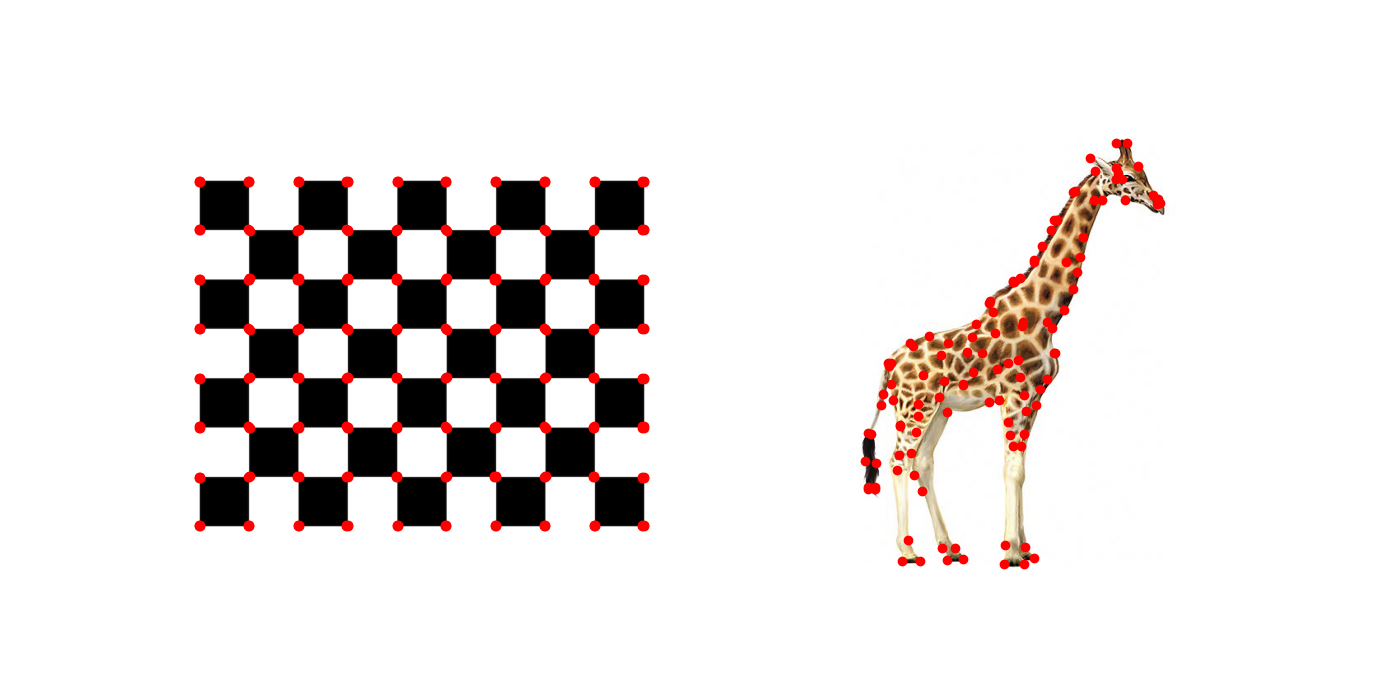
#> input picture 203135058_203764170_image_corners.png, 1400 x 700 px, given in place of atrium.avi, which was not available
$ python basic_video_processing.py
#> lines starting #> are read from the running program, lines starting #| are printed output that depends on the picture
"""Basic Video Processing methods."""
import os
import cv2

# Replace ID1 and ID2 with your IDs.
ID1 = '203135058'
ID2 = '203764170'

INPUT_VIDEO = 'atrium.avi'
GRAYSCALE_VIDEO = f'{ID1}_{ID2}_atrium_grayscale.avi'
BLACK_AND_WHITE_VIDEO = f'{ID1}_{ID2}_atrium_black_and_white.avi'
SOBEL_VIDEO = f'{ID1}_{ID2}_atrium_sobel.avi'


def get_video_parameters(capture: cv2.VideoCapture) -> dict:
    """Get an OpenCV capture object and extract its parameters.
    Args:
        capture: cv2.VideoCapture object. The input video's VideoCapture.
    Returns:
        parameters: dict. A dictionary of parameters names to their values.
    """
    fourcc = int(capture.get(cv2.CAP_PROP_FOURCC))
    fps = int(capture.get(cv2.CAP_PROP_FPS))
    height = int(capture.get(cv2.CAP_PROP_FRAME_HEIGHT))
    width = int(capture.get(cv2.CAP_PROP_FRAME_WIDTH))
    parameters = {"fourcc": fourcc, "fps": fps, "height": height, "width": width}
    return parameters


def convert_video_to_grayscale(input_video_path: str,
                               output_video_path: str) -> None:
    """Convert the video in the input path to grayscale.

    Use VideoCapture from OpenCV to open the video and read its
    parameters using the capture's get method.
    Open an output video using OpenCV's VideoWriter.
    Iterate over the frames. For each frame, convert it to gray scale,
    and save the frame to the new video.
    Make sure to close all relevant captures and to destroy all windows.

    Args:
        input_video_path: str. Path to input video.
        output_video_path: str. Path to output video.

    Additional References:
    (1) What are fourcc parameters:
    https://docs.microsoft.com/en-us/windows/win32/medfound/video-fourccs

    """
#> called with input_video_path = 'atrium.avi', output_video_path = '203135058_203764170_atrium_grayscale.avi'

    # read video
    capture = cv2.VideoCapture(input_video_path)

    # print get output - might need to do something else here
    capture_info = get_video_parameters(capture)

    # open a new video file
    new_video = cv2.VideoWriter(output_video_path, capture_info['fourcc'], capture_info['fps'], (capture_info['width'], capture_info['height']), 0)

    # read video frames and convert to grayscale
    success, image = capture.read()
#> image is the input picture: shape (700, 1400, 3); mean B, G, R 227.8, 228.9, 233.7
    count = 0
    while success:
        grayscale_image = cv2.cvtColor(image, cv2.COLOR_BGR2GRAY)
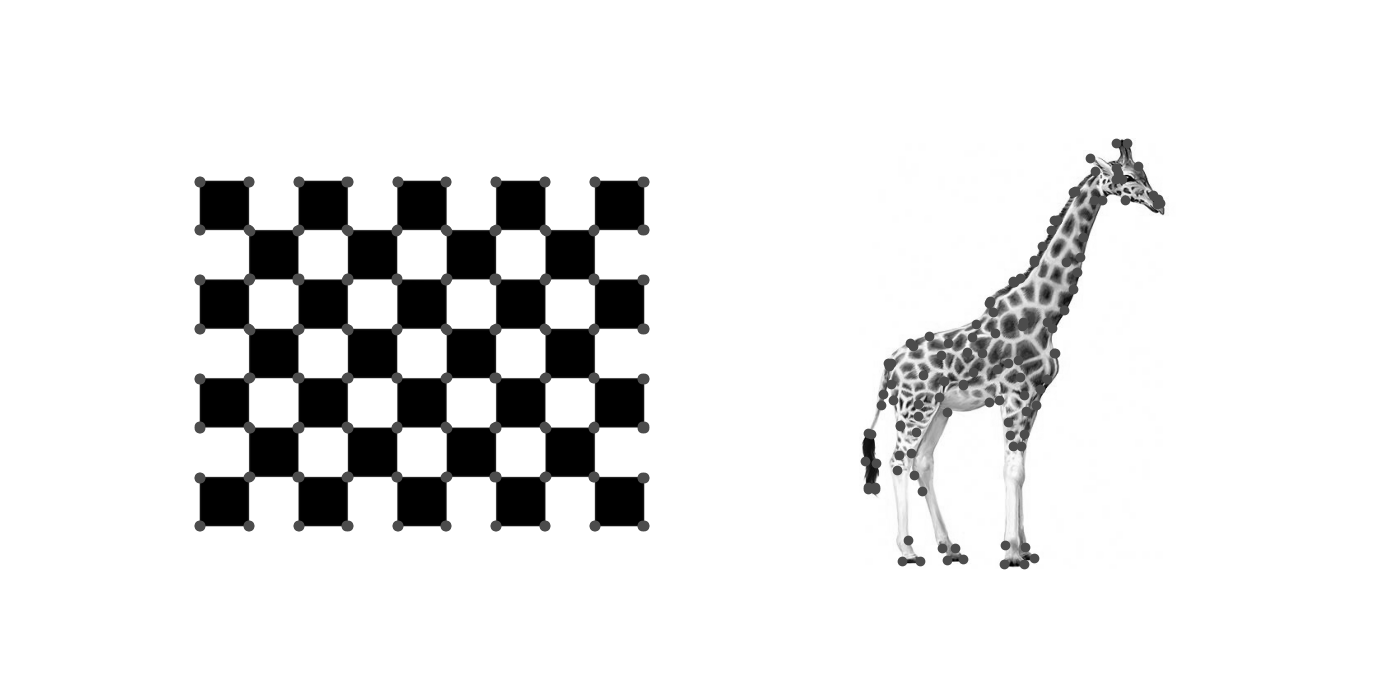
#> grayscale_image: shape (700, 1400); min 0, max 255, mean 230.2
        new_video.write(grayscale_image)
        success, image = capture.read()
        count += 1

    # release the video and close
    capture.release()
    new_video.release()
    cv2.destroyAllWindows()


# [102 lines left out: functions convert_video_to_black_and_white, convert_video_to_sobel, not called in this run]


def main():
    convert_video_to_grayscale(INPUT_VIDEO, GRAYSCALE_VIDEO)
    convert_video_to_black_and_white(INPUT_VIDEO, BLACK_AND_WHITE_VIDEO)
    convert_video_to_sobel(INPUT_VIDEO, SOBEL_VIDEO)


if __name__ == "__main__":
    main()

$ run again, on 203135058_203764170_response_black_and_white.png
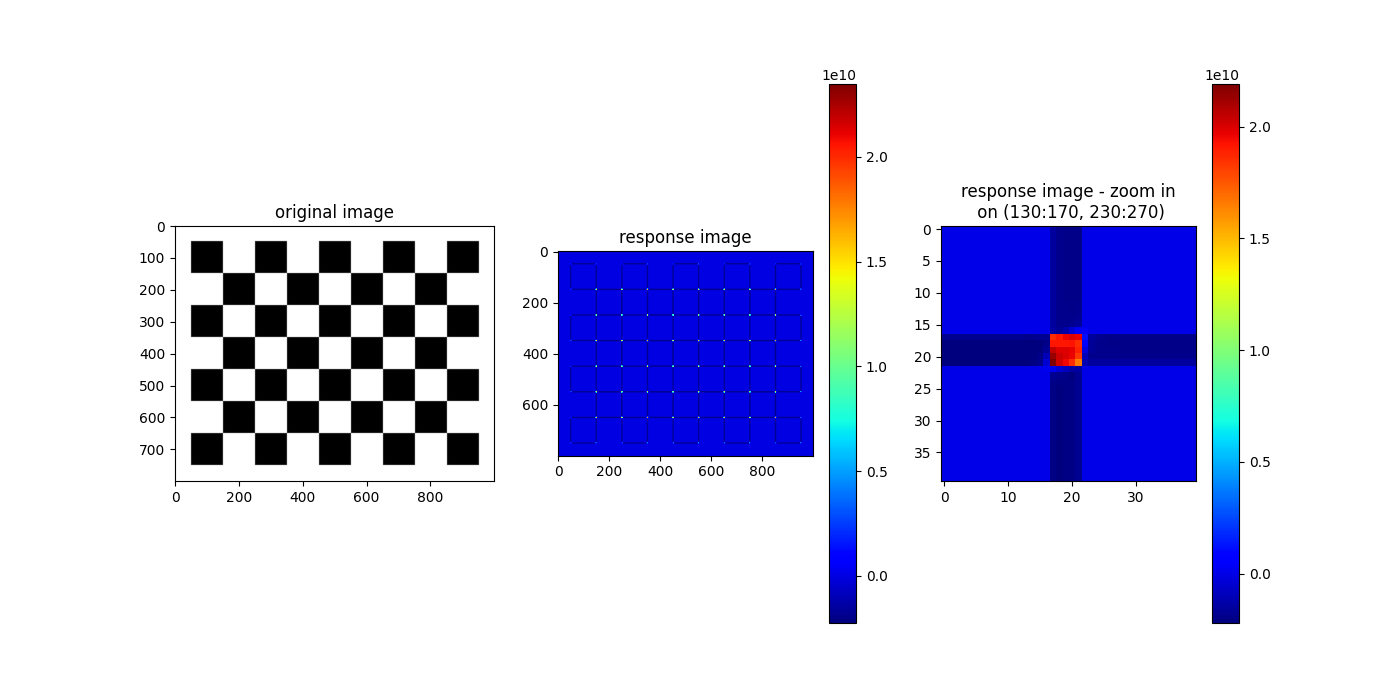
#> input picture 203135058_203764170_response_black_and_white.png, 1400 x 700 px, given in place of atrium.avi, which was not available
#> in convert_video_to_grayscale, image is the input picture: shape (700, 1400, 3); mean B, G, R 234.8, 209.9, 209.7
#> in convert_video_to_grayscale, `grayscale_image = cv2.cvtColor(image, cv2.COLOR_BGR2GRAY)`:
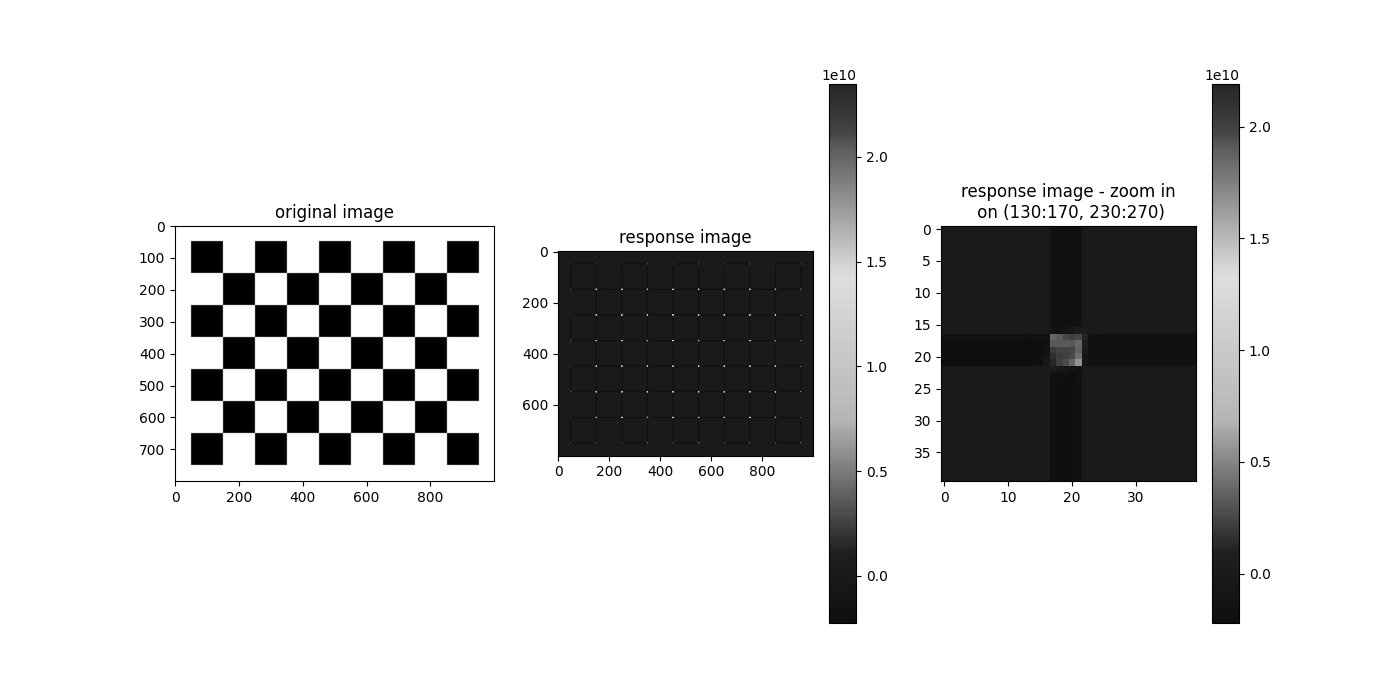
#> grayscale_image: shape (700, 1400); min 0, max 255, mean 212.7
